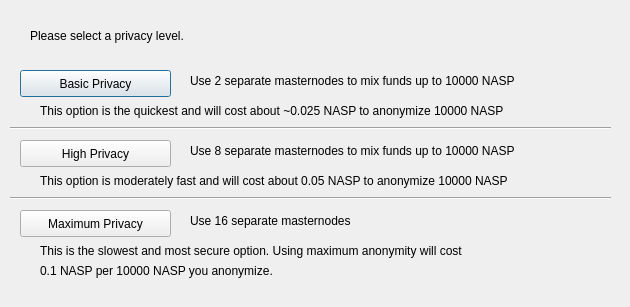
<?xml version="1.0" encoding="UTF-8"?>
<ui version="4.0">
 <class>ObfuscationConfig</class>
 <widget class="QDialog" name="ObfuscationConfig">
  <property name="geometry">
   <rect>
    <x>0</x>
    <y>0</y>
    <width>630</width>
    <height>307</height>
   </rect>
  </property>
  <property name="windowTitle">
   <string>Configure Obfuscation</string>
  </property>
  <widget class="QPushButton" name="buttonBasic">
   <property name="geometry">
    <rect>
     <x>20</x>
     <y>70</y>
     <width>151</width>
     <height>27</height>
    </rect>
   </property>
   <property name="text">
    <string>Basic Privacy</string>
   </property>
  </widget>
  <widget class="QPushButton" name="buttonHigh">
   <property name="geometry">
    <rect>
     <x>20</x>
     <y>140</y>
     <width>151</width>
     <height>27</height>
    </rect>
   </property>
   <property name="text">
    <string>High Privacy</string>
   </property>
  </widget>
  <widget class="QPushButton" name="buttonMax">
   <property name="geometry">
    <rect>
     <x>20</x>
     <y>210</y>
     <width>151</width>
     <height>27</height>
    </rect>
   </property>
   <property name="text">
    <string>Maximum Privacy</string>
   </property>
  </widget>
  <widget class="QLabel" name="label">
   <property name="geometry">
    <rect>
     <x>30</x>
     <y>20</y>
     <width>571</width>
     <height>31</height>
    </rect>
   </property>
   <property name="text">
    <string>Please select a privacy level.</string>
   </property>
  </widget>
  <widget class="QLabel" name="label_2">
   <property name="geometry">
    <rect>
     <x>190</x>
     <y>70</y>
     <width>421</width>
     <height>21</height>
    </rect>
   </property>
   <property name="text">
    <string>Use 2 separate masternodes to mix funds up to 10000 NASP</string>
   </property>
  </widget>
  <widget class="QLabel" name="label_3">
   <property name="geometry">
    <rect>
     <x>190</x>
     <y>140</y>
     <width>411</width>
     <height>21</height>
    </rect>
   </property>
   <property name="text">
    <string>Use 8 separate masternodes to mix funds up to 10000 NASP</string>
   </property>
  </widget>
  <widget class="QLabel" name="label_4">
   <property name="geometry">
    <rect>
     <x>190</x>
     <y>210</y>
     <width>421</width>
     <height>21</height>
    </rect>
   </property>
   <property name="text">
    <string>Use 16 separate masternodes</string>
   </property>
  </widget>
  <widget class="QLabel" name="label_6">
   <property name="geometry">
    <rect>
     <x>40</x>
     <y>100</y>
     <width>561</width>
     <height>21</height>
    </rect>
   </property>
   <property name="text">
    <string>This option is the quickest and will cost about ~0.025 NASP to anonymize 10000 NASP</string>
   </property>
  </widget>
  <widget class="QLabel" name="label_7">
   <property name="geometry">
    <rect>
     <x>40</x>
     <y>170</y>
     <width>561</width>
     <height>21</height>
    </rect>
   </property>
   <property name="text">
    <string>This option is moderately fast and will cost about 0.05 NASP to anonymize 10000 NASP</string>
   </property>
  </widget>
  <widget class="QLabel" name="label_8">
   <property name="geometry">
    <rect>
     <x>40</x>
     <y>240</y>
     <width>561</width>
     <height>21</height>
    </rect>
   </property>
   <property name="text">
    <string>This is the slowest and most secure option. Using maximum anonymity will cost</string>
   </property>
  </widget>
  <widget class="QLabel" name="label_9">
   <property name="geometry">
    <rect>
     <x>40</x>
     <y>260</y>
     <width>561</width>
     <height>21</height>
    </rect>
   </property>
   <property name="text">
    <string>0.1 NASP per 10000 NASP you anonymize.</string>
   </property>
  </widget>
  <widget class="Line" name="line">
   <property name="geometry">
    <rect>
     <x>10</x>
     <y>120</y>
     <width>601</width>
     <height>16</height>
    </rect>
   </property>
   <property name="orientation">
    <enum>Qt::Horizontal</enum>
   </property>
  </widget>
  <widget class="Line" name="line_2">
   <property name="geometry">
    <rect>
     <x>10</x>
     <y>190</y>
     <width>601</width>
     <height>16</height>
    </rect>
   </property>
   <property name="orientation">
    <enum>Qt::Horizontal</enum>
   </property>
  </widget>
 </widget>
 <resources/>
 <connections/>
</ui>
